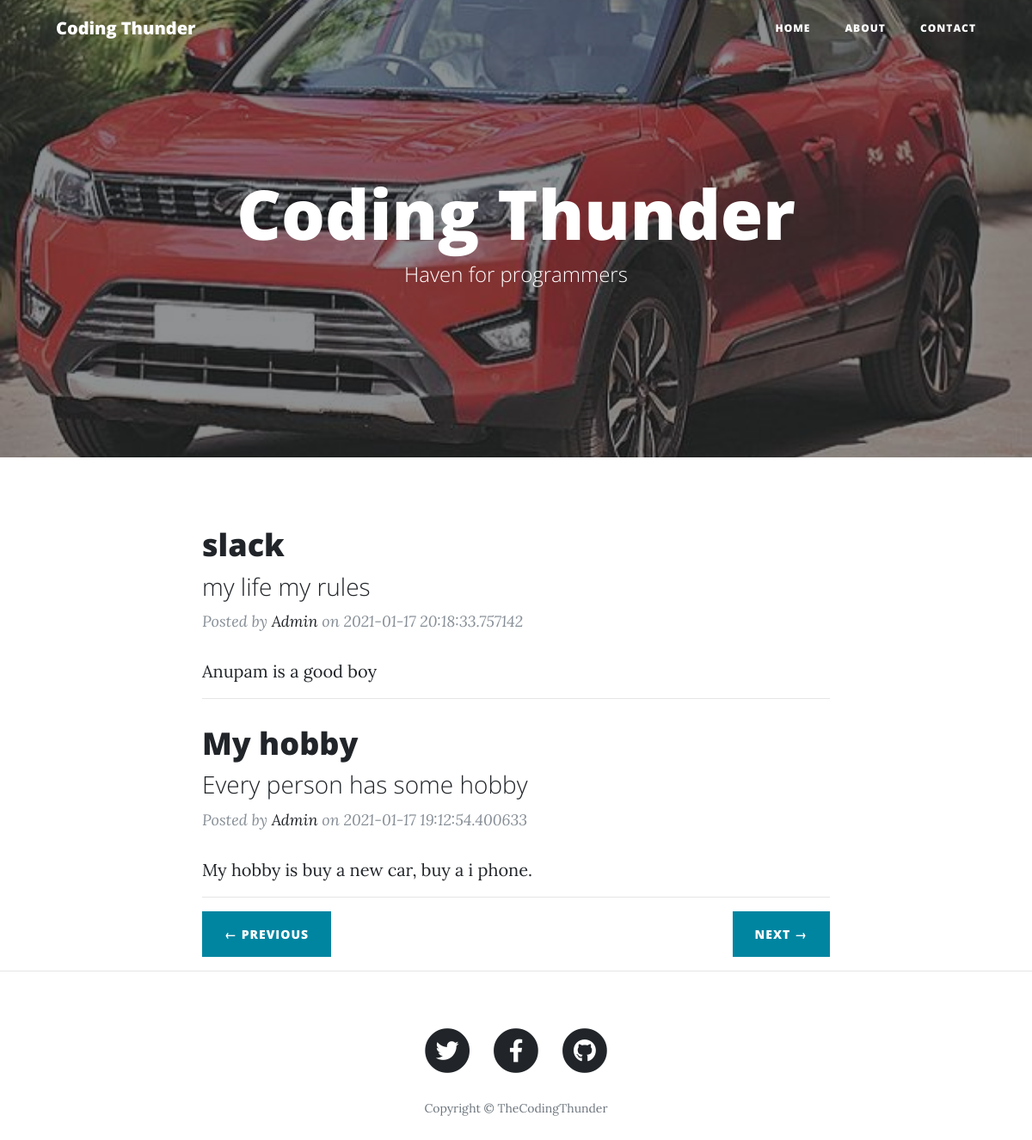
The page / on the database its author committed.
### main.py (models this page shows)
class Posts(db.Model):
    S_no = db.Column (db.Integer, primary_key=True)
    title = db.Column (db.String(80), nullable=False)
    tagline = db.Column (db.String(80), nullable=False)
    slug = db.Column (db.String(21), nullable=False)
    content = db.Column (db.String(150), nullable=False)
    date = db.Column (db.String(12), nullable=True)
    img_file = db.Column (db.String(50), nullable=True)

### main.py (the view)
@app.route("/")
def home():
    posts = Posts.query.filter_by().all()
    last = math.ceil(len(posts)/int(params['no_of_posts']))
    page = request.args.get('page')
    if (not str(page).isnumeric()):
        page = 1
    page=int(page)
    posts = posts[(page-1)*int(params['no_of_posts']):(page-1)*int(params['no_of_posts']) + int(params['no_of_posts'])]
    if (page==1):
        prev = "#"
        next = "/?page=" + str(page+1)
    elif(page==last):
        prev = "/?page=" + str(page-1)
        next = "#"
    else:
        prev = "/?page=" + str(page-1)
        next = "/?page=" + str(page+1)
    return render_template('index.html', params=params, posts=posts, prev=prev, next= next)

### templates/index.html
{% extends "layout.html" %}
{% block body %}
  <header class="masthead" style="background-image: url('{{ url_for('static', filename='img/1558730112-9901.jpg') }} ')">
    <div class="overlay"></div>
    <div class="container">
      <div class="row">
        <div class="col-lg-8 col-md-10 mx-auto">
          <div class="site-heading">
            <h1>{{params['blog_name']}}</h1>
            <span class="subheading">{{params['tag_line']}}</span>
          </div>
        </div>
      </div>
    </div>
  </header>
  <div class="container">
    <div class="row">
      <div class="col-lg-8 col-md-10 mx-auto">
        {% for post in posts %}
        <div class="post-preview">
          <a href="/post/{{post.slug}}">
            <h2 class="post-title">{{ post.title }}
            </h2>
            <h3 class="post-subtitle">
              {{post.tagline}}
            </h3>
          </a>
          <p class="post-meta">Posted by
            <a href="#">Admin</a>
            on {{post.date}}</p>
        </div>
        {{post.content[0:100]}}
        <hr>
       {% endfor %}
        <div class="clearfix">
          {% if number!=0 %}
          <a class="btn btn-primary float-left" href="{{prev}}">&larr; PREVIOUS</a>
          {% endif %}
          <a class="btn btn-primary float-right" href="{{next}}">NEXT &rarr;</a>
        </div>
      </div>
    </div>
  </div>
 {% endblock %}

### templates/layout.html (shortened to what this page needs)
<!DOCTYPE html>
<html lang="en">
<head>
  <link href=" {{ url_for('static', filename='vendor/bootstrap/css/bootstrap.min.css') }} " rel="stylesheet">
  <link href=" {{ url_for('static', filename='vendor/fontawesome-free/css/all.min.css') }}" rel="stylesheet" type="text/css">
  <link href="{{ url_for('static', filename='css/clean-blog.min.css') }}" rel="stylesheet">
</head>
<body>
  <nav class="navbar navbar-expand-lg navbar-light fixed-top" id="mainNav">
    <div class="container">
      <a class="navbar-brand" href="/">{{params['blog_name']}}</a>
      <div class="collapse navbar-collapse" id="navbarResponsive">
        <ul class="navbar-nav ml-auto">
          <li class="nav-item">
            <a class="nav-link" href="/">Home</a>
          </li>
          <li class="nav-item">
            <a class="nav-link" href="/about">About</a>
          </li>
          <li class="nav-item">
            <a class="nav-link" href="/contact">Contact</a>
          </li>
        </ul>
      </div>
    </div>
  </nav>
  {% block body %} {% endblock %}
  <hr>
  <footer>
    <div class="container">
      <div class="row">
        <div class="col-lg-8 col-md-10 mx-auto">
          <ul class="list-inline text-center">
            <li class="list-inline-item">
              <a href="{{params['tw_url']}}  target="_blank"">
                <span class="fa-stack fa-lg">
                  <i class="fas fa-circle fa-stack-2x"></i>
                  <i class="fab fa-twitter fa-stack-1x fa-inverse"></i>
                </span>
              </a>
            </li>
            <li class="list-inline-item">
              <a href="{{params['fb_url']}}  target="_blank"">
                <span class="fa-stack fa-lg">
                  <i class="fas fa-circle fa-stack-2x"></i>
                  <i class="fab fa-facebook-f fa-stack-1x fa-inverse"></i>
                </span>
              </a>
            </li>
            <li class="list-inline-item">
              <a href="{{params['gu_url']}} target="_blank">
                <span class="fa-stack fa-lg">
                  <i class="fas fa-circle fa-stack-2x"></i>
                  <i class="fab fa-github fa-stack-1x fa-inverse"></i>
                </span>
              </a>
            </li>
          </ul>
          <p class="copyright text-muted">Copyright &copy; TheCodingThunder</p>
        </div>
      </div>
    </div>
  </footer>
</body>
</html>

### rows shown on the page
Posts: title "slack", tagline "my life my rules", date "2021-01-17 20:18:33.757142", content "Anupam is a good boy"
Posts: title "My hobby", tagline "Every person has some hobby", date "2021-01-17 19:12:54.400633", content "My hobby is buy a new car, buy a i phone."

### other values the page prints
{{ params['blog_name'] }} "Coding Thunder"
{{ params['tag_line'] }} "Haven for programmers"
